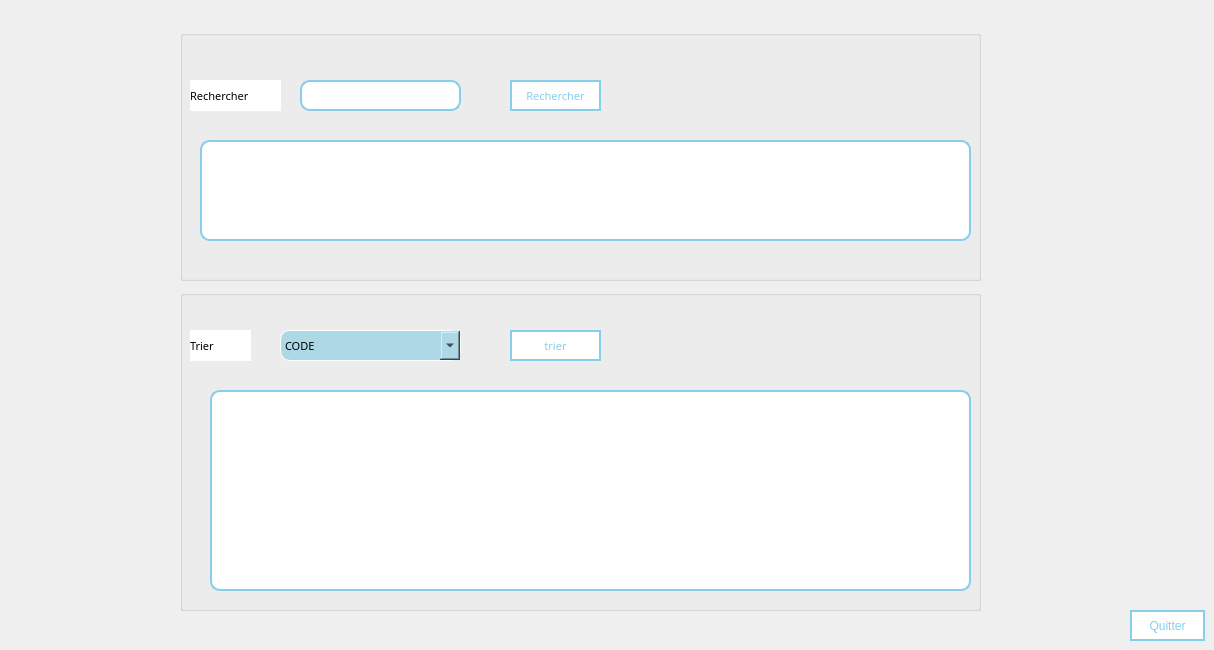
        <widget class="QWidget" name="tab_15">
         <attribute name="title">
          <string>Rechercher / Trier</string>
         </attribute>
         <widget class="QGroupBox" name="groupBox_2">
          <property name="geometry">
           <rect>
            <x>180</x>
            <y>30</y>
            <width>801</width>
            <height>251</height>
           </rect>
          </property>
          <property name="font">
           <font>
            <family>Cascadia Code SemiBold</family>
            <pointsize>8</pointsize>
            <weight>7</weight>
            <italic>false</italic>
            <bold>false</bold>
           </font>
          </property>
          <property name="styleSheet">
           <string notr="true">color: rgb(107, 191, 255);
</string>
          </property>
          <property name="title">
           <string/>
          </property>
          <widget class="QPushButton" name="pushButton_8">
           <property name="geometry">
            <rect>
             <x>330</x>
             <y>50</y>
             <width>91</width>
             <height>31</height>
            </rect>
           </property>
           <property name="font">
            <font>
             <family>Cascadia Code SemiBold</family>
             <pointsize>8</pointsize>
             <weight>7</weight>
             <italic>false</italic>
             <bold>false</bold>
            </font>
           </property>
           <property name="styleSheet">
            <string notr="true">QPushButton{
background:white;
border-radius:22px;
border: 1.5px solid skyblue;
color:skyblue;
font: 63 8pt &quot;Cascadia Code SemiBold&quot;;
}
QLineEdit{
background:white;
border-radius:10px;
border:0.5px solid lightblue;

}

QLabel{
font: 63 10pt &quot;Cascadia Code SemiBold&quot;;
font-weight: 1000;
border-radius:10px;
}
QDateEdit{
background:white;
border-radius:10px;
border:0.5px solid lightblue;
}
QMainWindow{
background-color: qlineargradient(spread:pad, x1:1, y1:0, x2:0, y2:1, stop:0 white, stop:1 rgb(232, 232, 232));
	image: url(:/new/prefix1/logo.png);
}
QComboBox{
background:lightblue;
border:0.5px solid white;
border-radius:10px;
}
QComboBox::drop-down{
width:20;
}
QPushButton:hover
{
background-color:lightblue;
color:white;
}</string>
           </property>
           <property name="text">
            <string>Rechercher</string>
           </property>
          </widget>
          <widget class="QTableView" name="tableView_aff">
           <property name="geometry">
            <rect>
             <x>20</x>
             <y>110</y>
             <width>771</width>
             <height>101</height>
            </rect>
           </property>
           <property name="styleSheet">
            <string notr="true">background:white;
border-radius:10px;
border: 1.5px solid skyblue;
color:black;
font: 63 8pt &quot;Cascadia Code SemiBold&quot;;
</string>
           </property>
          </widget>
          <widget class="QLineEdit" name="lineEdit_r">
           <property name="geometry">
            <rect>
             <x>120</x>
             <y>50</y>
             <width>161</width>
             <height>31</height>
            </rect>
           </property>
           <property name="styleSheet">
            <string notr="true">background:white;
border-radius:10px;
border: 1.5px solid skyblue;
color:black;
font: 63 8pt &quot;Cascadia Code SemiBold&quot;;
</string>
           </property>
          </widget>
          <widget class="QLabel" name="label_64">
           <property name="geometry">
            <rect>
             <x>10</x>
             <y>50</y>
             <width>91</width>
             <height>31</height>
            </rect>
           </property>
           <property name="font">
            <font>
             <family>Cascadia Code SemiBold</family>
             <pointsize>8</pointsize>
             <weight>7</weight>
             <italic>false</italic>
             <bold>false</bold>
            </font>
           </property>
           <property name="styleSheet">
            <string notr="true">background: white;color: rgb(0, 0, 0);</string>
           </property>
           <property name="text">
            <string>Rechercher</string>
           </property>
          </widget>
         </widget>
         <widget class="QGroupBox" name="groupBox_3">
          <property name="geometry">
           <rect>
            <x>180</x>
            <y>290</y>
            <width>801</width>
            <height>321</height>
           </rect>
          </property>
          <property name="font">
           <font>
            <family>Cascadia Code SemiBold</family>
            <pointsize>8</pointsize>
            <weight>7</weight>
            <italic>false</italic>
            <bold>false</bold>
           </font>
          </property>
          <property name="styleSheet">
           <string notr="true">color: rgb(0, 0, 0);
</string>
          </property>
          <property name="title">
           <string/>
          </property>
          <widget class="QTableView" name="tableView_5">
           <property name="geometry">
            <rect>
             <x>30</x>
             <y>100</y>
             <width>761</width>
             <height>201</height>
            </rect>
           </property>
           <property name="styleSheet">
            <string notr="true">background:white;
border-radius:10px;
border: 1.5px solid skyblue;
color:black;
font: 63 8pt &quot;Cascadia Code SemiBold&quot;;
</string>
           </property>
          </widget>
          <widget class="QComboBox" name="comboBox_7">
           <property name="geometry">
            <rect>
             <x>100</x>
             <y>40</y>
             <width>181</width>
             <height>31</height>
            </rect>
           </property>
           <property name="font">
            <font>
             <family>Cascadia Code SemiBold</family>
             <pointsize>8</pointsize>
             <weight>7</weight>
             <italic>false</italic>
             <bold>false</bold>
            </font>
           </property>
           <property name="styleSheet">
            <string notr="true">QPushButton{
background:white;
border-radius:22px;
border: 1.5px solid skyblue;
color:skyblue;
font: 63 8pt &quot;Cascadia Code SemiBold&quot;;
}
QLineEdit{
background:white;
border-radius:10px;
border:0.5px solid lightblue;

}

QLabel{
font: 63 10pt &quot;Cascadia Code SemiBold&quot;;
font-weight: 1000;
border-radius:10px;
}
QDateEdit{
background:white;
border-radius:10px;
border:0.5px solid lightblue;
}
QMainWindow{
background-color: qlineargradient(spread:pad, x1:1, y1:0, x2:0, y2:1, stop:0 white, stop:1 rgb(232, 232, 232));
	image: url(:/new/prefix1/logo.png);
}
QComboBox{
background:lightblue;
border:0.5px solid white;
border-radius:10px;
}
QComboBox::drop-down{
width:20;
}
QPushButton:hover
{
background-color:lightblue;
color:white;
}</string>
           </property>
           <item>
            <property name="text">
             <string>CODE</string>
            </property>
           </item>
           <item>
            <property name="text">
             <string>ARG_TOT</string>
            </property>
           </item>
           <item>
            <property name="text">
             <string>ARG_UNIT</string>
            </property>
           </item>
           <item>
            <property name="text">
             <string>QUANTITE</string>
            </property>
           </item>
          </widget>
          <widget class="QLabel" name="label_65">
           <property name="geometry">
            <rect>
             <x>10</x>
             <y>40</y>
             <width>61</width>
             <height>31</height>
            </rect>
           </property>
           <property name="font">
            <font>
             <family>Cascadia Code SemiBold</family>
             <pointsize>8</pointsize>
             <weight>7</weight>
             <italic>false</italic>
             <bold>false</bold>
            </font>
           </property>
           <property name="styleSheet">
            <string notr="true">background: white;color: rgb(0, 0, 0);</string>
           </property>
           <property name="text">
            <string>Trier</string>
           </property>
          </widget>
          <widget class="QPushButton" name="pushButton_15">
           <property name="geometry">
            <rect>
             <x>330</x>
             <y>40</y>
             <width>91</width>
             <height>31</height>
            </rect>
           </property>
           <property name="font">
            <font>
             <family>Cascadia Code SemiBold</family>
             <pointsize>8</pointsize>
             <weight>7</weight>
             <italic>false</italic>
             <bold>false</bold>
            </font>
           </property>
           <property name="styleSheet">
            <string notr="true">QPushButton{
background:white;
border-radius:22px;
border: 1.5px solid skyblue;
color:skyblue;
font: 63 8pt &quot;Cascadia Code SemiBold&quot;;
}
QLineEdit{
background:white;
border-radius:10px;
border:0.5px solid lightblue;

}

QLabel{
font: 63 10pt &quot;Cascadia Code SemiBold&quot;;
font-weight: 1000;
border-radius:10px;
}
QDateEdit{
background:white;
border-radius:10px;
border:0.5px solid lightblue;
}
QMainWindow{
background-color: qlineargradient(spread:pad, x1:1, y1:0, x2:0, y2:1, stop:0 white, stop:1 rgb(232, 232, 232));
	image: url(:/new/prefix1/logo.png);
}
QComboBox{
background:lightblue;
border:0.5px solid white;
border-radius:10px;
}
QComboBox::drop-down{
width:20;
}
QPushButton:hover
{
background-color:lightblue;
color:white;
}</string>
           </property>
           <property name="text">
            <string>trier</string>
           </property>
          </widget>
         </widget>
         <widget class="QPushButton" name="quitter_3">
          <property name="geometry">
           <rect>
            <x>1130</x>
            <y>610</y>
            <width>75</width>
            <height>31</height>
           </rect>
          </property>
          <property name="styleSheet">
           <string notr="true">QPushButton{
background:white;
border-radius:22px;
border: 1.5px solid skyblue;
color:skyblue;
font: 63 8pt &quot;Cascadia Code SemiBold&quot;;
}
QLineEdit{
background:white;
border-radius:10px;
border:0.5px solid lightblue;

}

QLabel{
font: 63 10pt &quot;Cascadia Code SemiBold&quot;;
font-weight: 1000;
border-radius:10px;
}
QDateEdit{
background:white;
border-radius:10px;
border:0.5px solid lightblue;
}
QMainWindow{
background-color: qlineargradient(spread:pad, x1:1, y1:0, x2:0, y2:1, stop:0 white, stop:1 rgb(232, 232, 232));
	image: url(:/new/prefix1/logo.png);
}
QComboBox{
background:lightblue;
border:0.5px solid white;
border-radius:10px;
}
QComboBox::drop-down{
width:20;
}
QPushButton:hover
{
background-color:lightblue;
color:white;
}</string>
          </property>
          <property name="text">
           <string>Quitter</string>
          </property>
         </widget>
        </widget>
